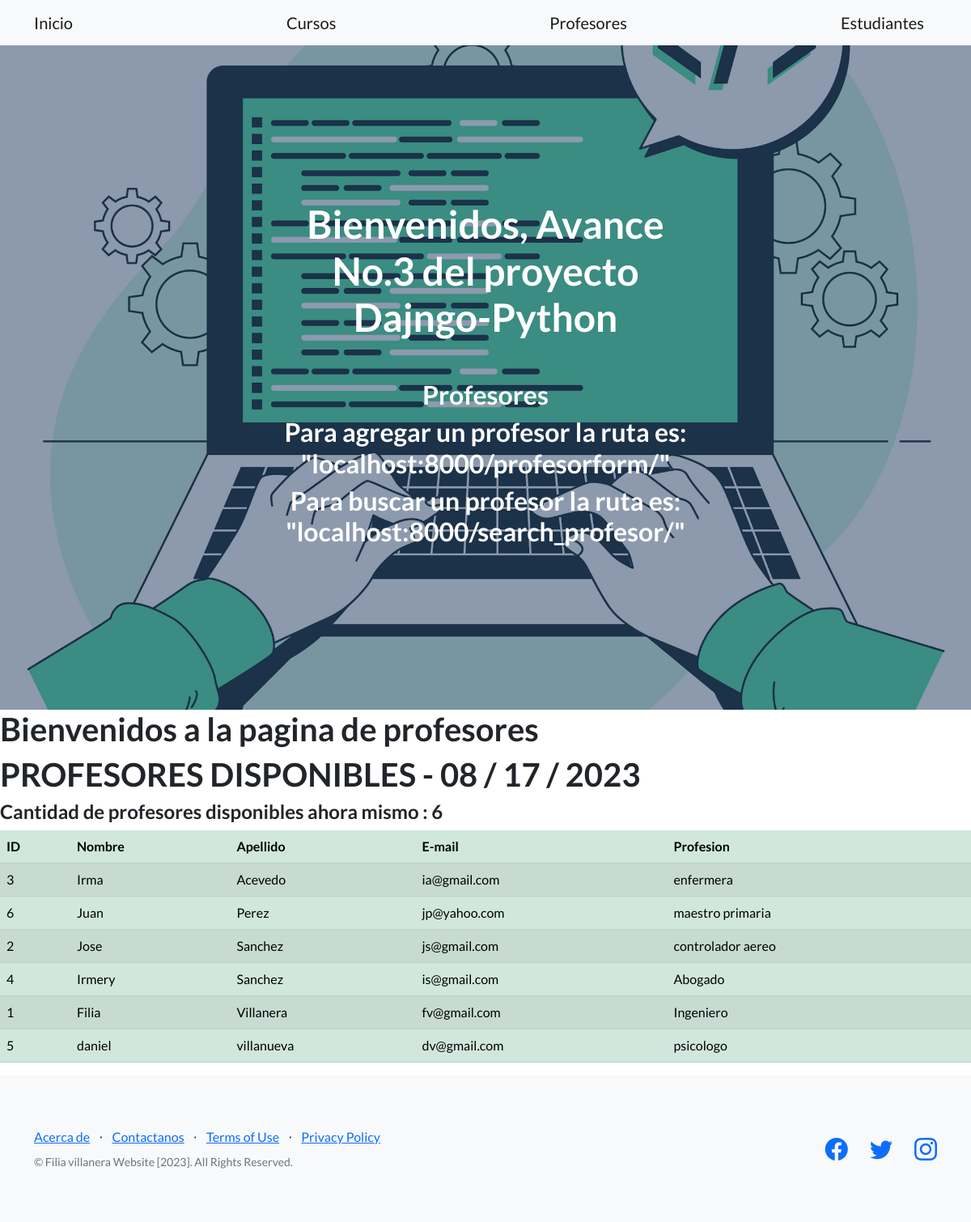
The page /profesores/ on the database its author committed.
### app1/models.py (models this page shows, shortened)
class Profesor(models.Model):
    nombre = models.CharField(max_length=50)
    apellido = models.CharField(max_length=50)
    email = models.EmailField()
    profesion = models.CharField(max_length=50)
    class Meta:
        verbose_name = "profesor"
        verbose_name_plural = "profesores"
        ordering = ["apellido"]

### app1/views.py (the view)
# urls.py: path('profesores/', profesores, name="profesores" ),
def profesores (request):
    contexto = {"profesores": Profesor.objects.all(), 'titulo': 'Profesores disponibles'}
    return render(request, "aplicacion/profesores.html", contexto)

### app1/templates/aplicacion/profesores.html
{% extends 'aplicacion/base.html' %}
{% load static %}
{% block encabezado %}
    Profesores
    <h2>Para agregar un profesor la ruta es: "localhost:8000/profesorform/"</h2>
    <h2> Para buscar un profesor la ruta es: "localhost:8000/search_profesor/"</h2>
{% endblock encabezado %}
{% block contenido %}
<h1> Bienvenidos a la pagina de profesores </h1>
<h1> {{ titulo|upper }} - {% now 'm / d / Y' %} </h1>
<h4>Cantidad de profesores disponibles ahora mismo : {{profesores|length}}</h4>
<table class="table table-success table-striped">
    <thead>
        <tr>
            <th>ID</th>
            <th>Nombre</th>
            <th>Apellido</th>
            <th>E-mail</th>
            <th>Profesion</th>
        </tr>
    </thead>
    <tbody>
{% for p in profesores  %}
        <tr>
            <td>{{ p.id  }}</td>
            <td>{{ p.nombre }}</td>
            <td>{{ p.apellido }}</td>
            <td>{{ p.email }}</td>
            <td>{{ p.profesion }}</td>
        </tr>
{% endfor %}
    </tbody>
</table>
{% endblock contenido %}

### app1/templates/aplicacion/base.html (shortened to what this page needs)
<!DOCTYPE html>
<html lang="en">
    <head>
        {% load static %}
        <link href="https://cdn.jsdelivr.net/npm/bootstrap-icons@1.5.0/font/bootstrap-icons.css" rel="stylesheet" type="text/css" />
        <link href="{% static 'aplicacion/css/styles.css' %}" rel="stylesheet" />
    </head>
    <body>
        <nav class="navbar navbar-light bg-light static-top">
            <div class="container">
                <a class="navbar-brand" href="{% url 'home' %}">Inicio</a>
                <a class="navbar-brand" href="{% url 'cursos' %}">Cursos</a>
                <a class="navbar-brand" href="{% url 'profesores' %}">Profesores</a>
                <a class="navbar-brand" href="{% url 'estudiantes' %}">Estudiantes</a>
            </div>
        </nav>
        <header class="masthead">
            <div class="container position-relative">
                <div class="row justify-content-center">
                    <div class="col-xl-6">
                        <div class="text-center text-white">
                            <h1 class="mb-5">Bienvenidos, Avance No.3 del proyecto Dajngo-Python</h1>
                            <h2>
                            {% block encabezado %}
                            {% endblock encabezado %}
                                </h2>
                        </div>
                    </div>
                </div>
            </div>
        </header>
        {% block contenido %}
        {% endblock contenido %}
        <footer class="footer bg-light">
            <div class="container">
                <div class="row">
                    <div class="col-lg-6 h-100 text-center text-lg-start my-auto">
                        <ul class="list-inline mb-2">
                            <li class="list-inline-item"><a href="#!">Acerca de</a></li>
                            <li class="list-inline-item">⋅</li>
                            <li class="list-inline-item"><a href="#!">Contactanos</a></li>
                            <li class="list-inline-item">⋅</li>
                            <li class="list-inline-item"><a href="#!">Terms of Use</a></li>
                            <li class="list-inline-item">⋅</li>
                            <li class="list-inline-item"><a href="#!">Privacy Policy</a></li>
                        </ul>
                        <p class="text-muted small mb-4 mb-lg-0">&copy; Filia villanera Website [2023]. All Rights Reserved.</p>
                    </div>
                    <div class="col-lg-6 h-100 text-center text-lg-end my-auto">
                        <ul class="list-inline mb-0">
                            <li class="list-inline-item me-4">
                                <a href="#!"><i class="bi-facebook fs-3"></i></a>
                            </li>
                            <li class="list-inline-item me-4">
                                <a href="#!"><i class="bi-twitter fs-3"></i></a>
                            </li>
                            <li class="list-inline-item">
                                <a href="#!"><i class="bi-instagram fs-3"></i></a>
                            </li>
                        </ul>
                    </div>
                </div>
            </div>
        </footer>
    </body>
</html>

### rows shown on the page
Profesor: id "3", nombre "Irma", apellido "Acevedo", email "ia@gmail.com", profesion "enfermera"
Profesor: id "6", nombre "Juan", apellido "Perez", email "jp@yahoo.com", profesion "maestro primaria"
Profesor: id "2", nombre "Jose", apellido "Sanchez", email "js@gmail.com", profesion "controlador aereo"
Profesor: id "4", nombre "Irmery", apellido "Sanchez", email "is@gmail.com", profesion "Abogado"
Profesor: id "1", nombre "Filia", apellido "Villanera", email "fv@gmail.com", profesion "Ingeniero"
Profesor: id "5", nombre "daniel", apellido "villanueva", email "dv@gmail.com", profesion "psicologo"

### other values the page prints
{{ titulo|upper }} "PROFESORES DISPONIBLES"
{{ profesores|length }} "6"
